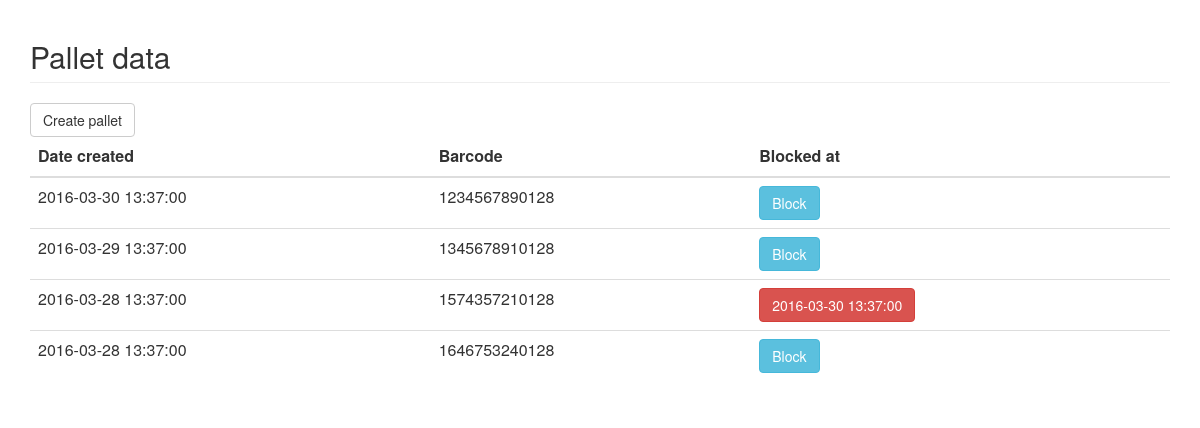
The page / on the database its author committed.
### tables this page shows
CREATE TABLE Pallets (
    id int NOT NULL AUTO_INCREMENT,
    barcode_id varchar(255) NOT NULL UNIQUE,
    pastry_name varchar(255) NOT NULL,
    created_at datetime NOT NULL DEFAULT CURRENT_TIMESTAMP,
    blocked_at datetime,
    PRIMARY KEY (id),
    FOREIGN KEY (pastry_name) REFERENCES Pastries(name)
);

### mysql_connect_data.inc.php (called while the page is built)
<?php
	$host = "puccini.cs.lth.se";
	$userName = "db44";
	$password = "25rJE31Us1zx";
	$database = "db44";
?>

### init.php (called while the page is built, shortened)
<?php
require_once('database.inc.php');
require_once("mysql_connect_data.inc.php");
$db = new Database($host, $userName, $password, $database);
$db->openConnection();
$con = $db->isConnected();

### database.inc.php (called while the page is built, shortened)
<?php
class Database {
	private $host;
	private $userName;
	private $password;
	private $database;
	private $conn;
	public function __construct($host, $userName, $password, $database) {
		$this->host = $host;
		$this->userName = $userName;
		$this->password = $password;
		$this->database = $database;
	}
    public function getPallets() {
        $sql = "SELECT * FROM Pallets";
        return $this->executeQuery($sql);
    }
	public function openConnection() {
		try {
			$this->conn = new PDO("mysql:host=$this->host;dbname=$this->database",
					$this->userName,  $this->password);
			$this->conn->setAttribute(PDO::ATTR_ERRMODE, PDO::ERRMODE_EXCEPTION);
		} catch (PDOException $e) {
			$error = "Connection error: " . $e->getMessage();
			echo $error . "<p>";
			unset($this->conn);
			return false;
		}
		return true;
	}
	public function isConnected() {
		return isset($this->conn);
	}
	private function executeQuery($query, $param = null) {
		try {
			$stmt = $this->conn->prepare($query);
			$stmt->execute($param);
			$result = $stmt->fetchAll();
		} catch (PDOException $e) {
			$error = "*** Internal error: " . $e->getMessage() . "<p>" . $query;
			die($error);
		}
		return $result;
	}
}
?>

### index.php (the view)
<?php
    require_once('init.php');
    $pallets = $db->getPallets();
?>
<?php include('header.php'); ?>
<h2 class="page-header">Pallet data</h2>
<a href="pallet_create.php" class="btn btn-default">Create pallet</a>
<table class="table pallet-table">
    <thead>
        <tr>
            <th>Date created</th>
            <th>Barcode</th>
            <th>Blocked at</th>
        </tr>
    </thead>
    <tbody>
        <?php
            if ($con) {
                foreach ($pallets as $pallet) {
                    print "<tr>";
                    print "<td>$pallet[created_at]</td>";
                    print "<td>$pallet[barcode_id]</td>";
                    if ($pallet["blocked_at"] != null) {
                        print '<td><a href="/block_pallet.php?id=' . $pallet["barcode_id"] . '" class="btn btn-danger">' .  $pallet["blocked_at"] . '</a></td>';
                    } else {
                        print '<td><a href="/block_pallet.php?id=' . $pallet["barcode_id"] . '" class="btn btn-info">Block</a></td>';
                    }
                    print "</tr>";
                }
            }
         ?>
    </tbody>
</table>
<?php include('footer.php') ?>

### stylesheet.css (style rules this page uses)
.pallet-table { width: 100%; }

### rows shown on the page
pallets: created_at "2016-03-30 13:37:00", barcode "1234567890128"
pallets: created_at "2016-03-29 13:37:00", barcode "1345678910128"
pallets: created_at "2016-03-28 13:37:00", barcode "1574357210128", blocked_at "2016-03-30 13:37:00"
pallets: created_at "2016-03-28 13:37:00", barcode "1646753240128"
